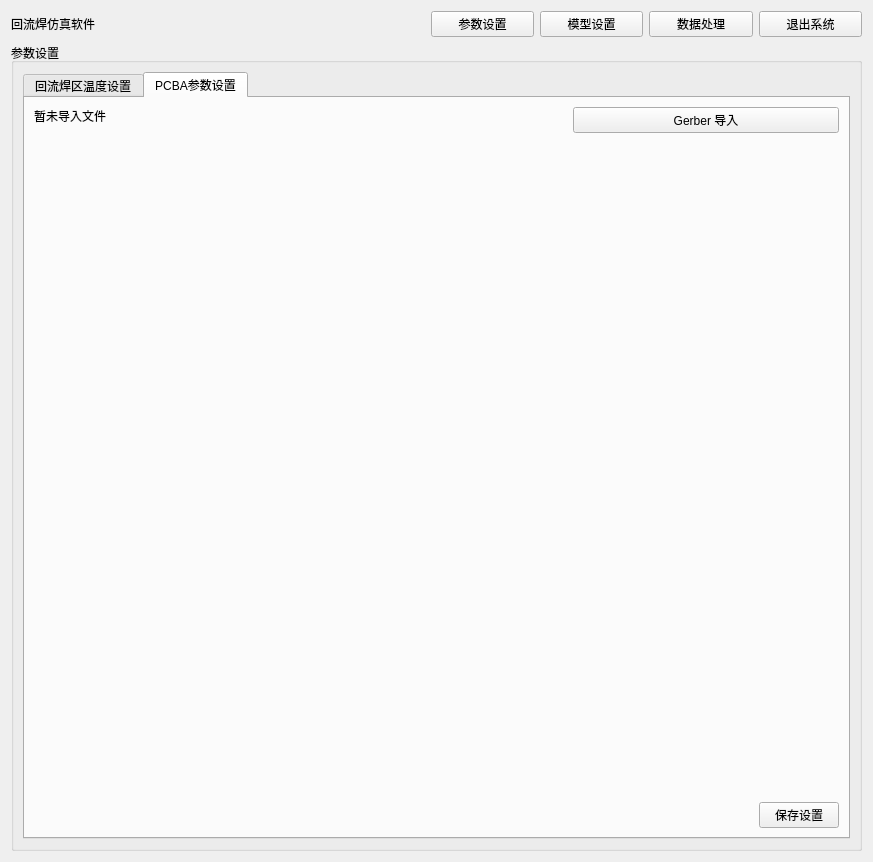
<?xml version="1.0" encoding="UTF-8"?>
<ui version="4.0">
 <class>mainWindow</class>
 <widget class="QWidget" name="mainWindow">
  <property name="geometry">
   <rect>
    <x>0</x>
    <y>0</y>
    <width>873</width>
    <height>862</height>
   </rect>
  </property>
  <property name="windowTitle">
   <string>回流焊仿真软件</string>
  </property>
  <layout class="QVBoxLayout" name="verticalLayout">
   <item>
    <layout class="QHBoxLayout" name="horizontalLayout" stretch="4,1,1,1,1">
     <item>
      <widget class="QLabel" name="title">
       <property name="text">
        <string>回流焊仿真软件</string>
       </property>
      </widget>
     </item>
     <item>
      <widget class="QPushButton" name="argumentPage">
       <property name="text">
        <string>参数设置</string>
       </property>
      </widget>
     </item>
     <item>
      <widget class="QPushButton" name="modelPage">
       <property name="text">
        <string>模型设置</string>
       </property>
      </widget>
     </item>
     <item>
      <widget class="QPushButton" name="dataProcessPage">
       <property name="text">
        <string>数据处理</string>
       </property>
      </widget>
     </item>
     <item>
      <widget class="QPushButton" name="exitSystem">
       <property name="text">
        <string>退出系统</string>
       </property>
      </widget>
     </item>
    </layout>
   </item>
   <item>
    <widget class="QGroupBox" name="groupBox">
     <property name="sizePolicy">
      <sizepolicy hsizetype="Preferred" vsizetype="MinimumExpanding">
       <horstretch>0</horstretch>
       <verstretch>0</verstretch>
      </sizepolicy>
     </property>
     <property name="title">
      <string>参数设置</string>
     </property>
     <layout class="QHBoxLayout" name="horizontalLayout_2">
      <item>
       <widget class="QTabWidget" name="tabWidget">
        <property name="currentIndex">
         <number>1</number>
        </property>
        <widget class="QWidget" name="tab1">
         <attribute name="title">
          <string>回流焊区温度设置</string>
         </attribute>
         <layout class="QVBoxLayout" name="verticalLayout_4">
          <item>
           <layout class="QHBoxLayout" name="horizontalLayout_15">
            <item>
             <layout class="QVBoxLayout" name="verticalLayout_6">
              <item>
               <widget class="QLabel" name="label">
                <property name="text">
                 <string>温区1</string>
                </property>
               </widget>
              </item>
              <item>
               <layout class="QHBoxLayout" name="horizontalLayout_5">
                <item>
                 <widget class="QLineEdit" name="temperature1"/>
                </item>
                <item>
                 <widget class="QLabel" name="label_3">
                  <property name="text">
                   <string>℃</string>
                  </property>
                 </widget>
                </item>
               </layout>
              </item>
             </layout>
            </item>
            <item>
             <layout class="QVBoxLayout" name="verticalLayout_9">
              <item>
               <widget class="QLabel" name="label_8">
                <property name="text">
                 <string>温区2</string>
                </property>
               </widget>
              </item>
              <item>
               <layout class="QHBoxLayout" name="horizontalLayout_13">
                <item>
                 <widget class="QLineEdit" name="temperature2"/>
                </item>
                <item>
                 <widget class="QLabel" name="label_9">
                  <property name="text">
                   <string>℃</string>
                  </property>
                 </widget>
                </item>
               </layout>
              </item>
             </layout>
            </item>
            <item>
             <layout class="QVBoxLayout" name="verticalLayout_8">
              <item>
               <widget class="QLabel" name="label_6">
                <property name="text">
                 <string>温区3</string>
                </property>
               </widget>
              </item>
              <item>
               <layout class="QHBoxLayout" name="horizontalLayout_7">
                <item>
                 <widget class="QLineEdit" name="temperature3"/>
                </item>
                <item>
                 <widget class="QLabel" name="label_7">
                  <property name="text">
                   <string>℃</string>
                  </property>
                 </widget>
                </item>
               </layout>
              </item>
             </layout>
            </item>
            <item>
             <layout class="QVBoxLayout" name="verticalLayout_7">
              <item>
               <widget class="QLabel" name="label_4">
                <property name="text">
                 <string>温区4</string>
                </property>
               </widget>
              </item>
              <item>
               <layout class="QHBoxLayout" name="horizontalLayout_6">
                <item>
                 <widget class="QLineEdit" name="temperature4"/>
                </item>
                <item>
                 <widget class="QLabel" name="label_5">
                  <property name="text">
                   <string>℃</string>
                  </property>
                 </widget>
                </item>
               </layout>
              </item>
             </layout>
            </item>
            <item>
             <layout class="QVBoxLayout" name="verticalLayout_10">
              <item>
               <widget class="QLabel" name="label_10">
                <property name="text">
                 <string>温区5</string>
                </property>
               </widget>
              </item>
              <item>
               <layout class="QHBoxLayout" name="horizontalLayout_14">
                <item>
                 <widget class="QLineEdit" name="temperature5"/>
                </item>
                <item>
                 <widget class="QLabel" name="label_11">
                  <property name="text">
                   <string>℃</string>
                  </property>
                 </widget>
                </item>
               </layout>
              </item>
             </layout>
            </item>
           </layout>
          </item>
          <item>
           <layout class="QHBoxLayout" name="horizontalLayout_22">
            <item>
             <spacer name="horizontalSpacer_2">
              <property name="orientation">
               <enum>Qt::Orientation::Horizontal</enum>
              </property>
              <property name="sizeHint" stdset="0">
               <size>
                <width>40</width>
                <height>20</height>
               </size>
              </property>
             </spacer>
            </item>
            <item>
             <widget class="QLabel" name="pic">
              <property name="text">
               <string/>
              </property>
              <property name="pixmap">
               <pixmap>resource/回流焊炉(已抠图).png</pixmap>
              </property>
              <property name="scaledContents">
               <bool>true</bool>
              </property>
             </widget>
            </item>
            <item>
             <spacer name="horizontalSpacer_3">
              <property name="orientation">
               <enum>Qt::Orientation::Horizontal</enum>
              </property>
              <property name="sizeHint" stdset="0">
               <size>
                <width>40</width>
                <height>20</height>
               </size>
              </property>
             </spacer>
            </item>
           </layout>
          </item>
          <item>
           <layout class="QHBoxLayout" name="horizontalLayout_16">
            <item>
             <layout class="QVBoxLayout" name="verticalLayout_11">
              <item>
               <widget class="QLabel" name="label_13">
                <property name="text">
                 <string>温区6</string>
                </property>
               </widget>
              </item>
              <item>
               <layout class="QHBoxLayout" name="horizontalLayout_17">
                <item>
                 <widget class="QLineEdit" name="temperature6"/>
                </item>
                <item>
                 <widget class="QLabel" name="label_14">
                  <property name="text">
                   <string>℃</string>
                  </property>
                 </widget>
                </item>
               </layout>
              </item>
             </layout>
            </item>
            <item>
             <layout class="QVBoxLayout" name="verticalLayout_12">
              <item>
               <widget class="QLabel" name="label_15">
                <property name="text">
                 <string>温区7</string>
                </property>
               </widget>
              </item>
              <item>
               <layout class="QHBoxLayout" name="horizontalLayout_18">
                <item>
                 <widget class="QLineEdit" name="temperature7"/>
                </item>
                <item>
                 <widget class="QLabel" name="label_16">
                  <property name="text">
                   <string>℃</string>
                  </property>
                 </widget>
                </item>
               </layout>
              </item>
             </layout>
            </item>
            <item>
             <layout class="QVBoxLayout" name="verticalLayout_13">
              <item>
               <widget class="QLabel" name="label_17">
                <property name="text">
                 <string>温区8</string>
                </property>
               </widget>
              </item>
              <item>
               <layout class="QHBoxLayout" name="horizontalLayout_19">
                <item>
                 <widget class="QLineEdit" name="temperature8"/>
                </item>
                <item>
                 <widget class="QLabel" name="label_18">
                  <property name="text">
                   <string>℃</string>
                  </property>
                 </widget>
                </item>
               </layout>
              </item>
             </layout>
            </item>
            <item>
             <layout class="QVBoxLayout" name="verticalLayout_14">
              <item>
               <widget class="QLabel" name="label_19">
                <property name="text">
                 <string>温区9</string>
                </property>
               </widget>
              </item>
              <item>
               <layout class="QHBoxLayout" name="horizontalLayout_20">
                <item>
                 <widget class="QLineEdit" name="temperature9"/>
                </item>
                <item>
                 <widget class="QLabel" name="label_20">
                  <property name="text">
                   <string>℃</string>
                  </property>
                 </widget>
                </item>
               </layout>
              </item>
             </layout>
            </item>
            <item>
             <layout class="QVBoxLayout" name="verticalLayout_15">
              <item>
               <widget class="QLabel" name="label_21">
                <property name="text">
                 <string>温区10</string>
                </property>
               </widget>
              </item>
              <item>
               <layout class="QHBoxLayout" name="horizontalLayout_21">
                <item>
                 <widget class="QLineEdit" name="temperature10"/>
                </item>
                <item>
                 <widget class="QLabel" name="label_22">
                  <property name="text">
                   <string>℃</string>
                  </property>
                 </widget>
                </item>
               </layout>
              </item>
             </layout>
            </item>
           </layout>
          </item>
          <item>
           <layout class="QHBoxLayout" name="horizontalLayout_8">
            <item>
             <spacer name="horizontalSpacer_4">
              <property name="orientation">
               <enum>Qt::Orientation::Horizontal</enum>
              </property>
              <property name="sizeHint" stdset="0">
               <size>
                <width>40</width>
                <height>20</height>
               </size>
              </property>
             </spacer>
            </item>
            <item>
             <widget class="QPushButton" name="uploadTemperature">
              <property name="text">
               <string>上传数据</string>
              </property>
             </widget>
            </item>
           </layout>
          </item>
         </layout>
        </widget>
        <widget class="QWidget" name="tab2">
         <attribute name="title">
          <string>PCBA参数设置</string>
         </attribute>
         <layout class="QHBoxLayout" name="horizontalLayout_4" stretch="2,1">
          <item>
           <layout class="QVBoxLayout" name="verticalLayout_3">
            <item>
             <widget class="QLabel" name="filePath">
              <property name="text">
               <string>暂未导入文件</string>
              </property>
             </widget>
            </item>
            <item>
             <widget class="QLabel" name="topPic">
              <property name="sizePolicy">
               <sizepolicy hsizetype="Preferred" vsizetype="MinimumExpanding">
                <horstretch>0</horstretch>
                <verstretch>0</verstretch>
               </sizepolicy>
              </property>
              <property name="text">
               <string/>
              </property>
             </widget>
            </item>
            <item>
             <widget class="QLabel" name="bottomPic">
              <property name="sizePolicy">
               <sizepolicy hsizetype="Preferred" vsizetype="MinimumExpanding">
                <horstretch>0</horstretch>
                <verstretch>0</verstretch>
               </sizepolicy>
              </property>
              <property name="text">
               <string/>
              </property>
             </widget>
            </item>
           </layout>
          </item>
          <item>
           <layout class="QVBoxLayout" name="verticalLayout_2">
            <item>
             <widget class="QPushButton" name="gerberImportBtn">
              <property name="text">
               <string>Gerber 导入</string>
              </property>
             </widget>
            </item>
            <item>
             <spacer name="verticalSpacer">
              <property name="orientation">
               <enum>Qt::Orientation::Vertical</enum>
              </property>
              <property name="sizeHint" stdset="0">
               <size>
                <width>20</width>
                <height>40</height>
               </size>
              </property>
             </spacer>
            </item>
            <item>
             <layout class="QHBoxLayout" name="horizontalLayout_3">
              <item>
               <spacer name="horizontalSpacer">
                <property name="orientation">
                 <enum>Qt::Orientation::Horizontal</enum>
                </property>
                <property name="sizeHint" stdset="0">
                 <size>
                  <width>40</width>
                  <height>20</height>
                 </size>
                </property>
               </spacer>
              </item>
              <item>
               <widget class="QPushButton" name="saveBtn">
                <property name="text">
                 <string>保存设置</string>
                </property>
               </widget>
              </item>
             </layout>
            </item>
           </layout>
          </item>
         </layout>
        </widget>
       </widget>
      </item>
     </layout>
    </widget>
   </item>
  </layout>
 </widget>
 <resources/>
 <connections/>
</ui>
